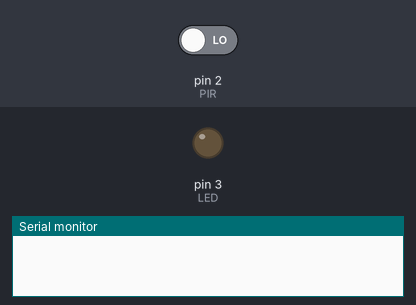
The sketch below on a simulated Arduino Uno, built with avr-gcc and run on an emulated ATmega328P. Shown: output pins drawn as LEDs (lit = HIGH), the last lines printed to the serial monitor. The inputs (shaded band) are chosen by the test bench; at power-on: pin 2 (PIR) LOW.

Above: at 1.2 s.
1.3 s: pin 2 (PIR) driven HIGH
At 2.6 s:
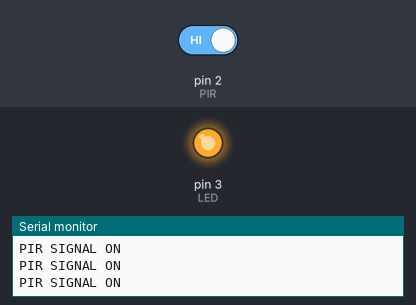
Timing chart, 0 to 4.3 s (numbered marks = the images above; inputs shaded):
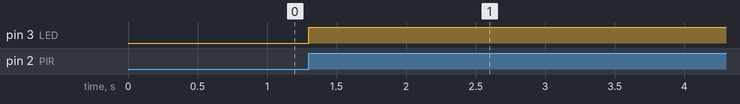

Measured:
- after the input at 1.3 s, pin 3 (LED): LOW → HIGH at once

The sketch:

09_PIR_sensor_loop_counts_tuter.ino
```cpp
const int PIR = 2;
const int LED = 3;
int count =0;
int PIR_flag = 0;
bool re_alert;
bool alert;
// unsigned long before = 0;
void setup() {
  // put your setup code here, to run once:
  Serial.begin(9600);
  pinMode(PIR,INPUT);
  pinMode(LED,OUTPUT);
}

void loop() {

  int tmp = digitalRead(PIR);

  if( tmp == 1)
  {
    PIR_flag =1;
    count =0;
    Serial.println("PIR SIGNAL ON");
  }
  if (PIR_flag ==1)
  {
    if (count < 50)
    {
      count ++;
      digitalWrite(LED, HIGH);
      delay(100);
    }
    else if (count == 50)
    {
      count = 0;
      PIR_flag =0;
      digitalWrite(LED, LOW);
      Serial.println("5 seconds! led off");
    }
  }
}
```
